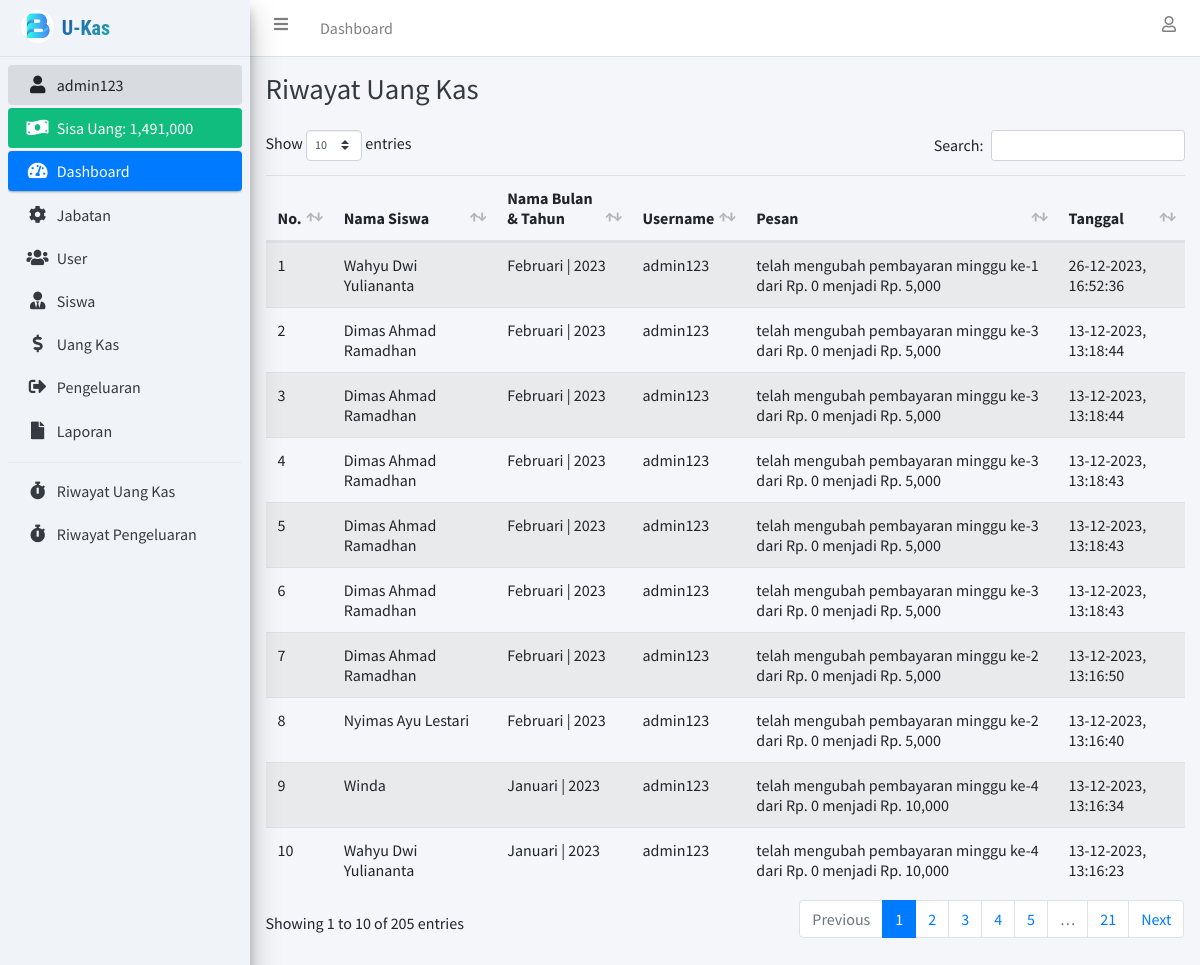
The page /riwayat.php (signed in) on the database its author committed.
### tables this page shows
CREATE TABLE `user` (
  `id_user` int(11) NOT NULL,
  `nama_lengkap` varchar(100) NOT NULL,
  `username` varchar(100) NOT NULL,
  `password` varchar(255) NOT NULL,
  `id_jabatan` int(11) NOT NULL,
  `jenis_kelamin` enum('laki-laki','perempuan') NOT NULL,
  `no_hp` varchar(15) NOT NULL,
  `asal` varchar(150) NOT NULL,
  `photo` longblob NOT NULL
);

CREATE TABLE `riwayat` (
  `id_riwayat` int(11) NOT NULL,
  `id_user` int(11) NOT NULL,
  `id_uang_kas` int(11) NOT NULL,
  `aksi` text NOT NULL,
  `tanggal` int(11) NOT NULL
);

CREATE TABLE `siswa` (
  `id_siswa` int(11) NOT NULL,
  `nama_siswa` varchar(100) NOT NULL,
  `jenis_kelamin` enum('pria','wanita') NOT NULL,
  `no_telepon` varchar(25) NOT NULL,
  `email` varchar(255) NOT NULL
);

CREATE TABLE `bulan_pembayaran` (
  `id_bulan_pembayaran` int(11) NOT NULL,
  `nama_bulan` enum('januari','februari','maret','april','mei','juni','juli','agustus','september','oktober','november','desember') NOT NULL,
  `tahun` int(4) NOT NULL,
  `pembayaran_perminggu` int(11) NOT NULL
);

### connection.php (called while the page is built, shortened)
<?php
	$host		= "localhost";
	$username	= "root";
	$password	= "";
	$database	= "uang_kas";
	$conn 		= mysqli_connect($host, $username, $password, $database);
if (isset($_SESSION['id_user'])) {
	function dataUser() {
		global $conn;
		$id_user = $_SESSION['id_user'];
		return mysqli_fetch_assoc(mysqli_query($conn, "SELECT * FROM user INNER JOIN jabatan ON user.id_jabatan = jabatan.id_jabatan WHERE id_user = '$id_user'"));
	}
}

### riwayat.php (the view, shortened to what this page needs)
<?php
  require 'connection.php';
  $riwayat = mysqli_query($conn, "SELECT * FROM riwayat INNER JOIN user ON riwayat.id_user = user.id_user INNER JOIN uang_kas ON riwayat.id_uang_kas = uang_kas.id_uang_kas INNER JOIN siswa ON uang_kas.id_siswa = siswa.id_siswa INNER JOIN bulan_pembayaran ON uang_kas.id_bulan_pembayaran = bulan_pembayaran.id_bulan_pembayaran ORDER BY tanggal DESC");
?>
<!DOCTYPE html>
<html>
<head>
  <?php include 'include/css.php'; ?>
  <link rel="stylesheet" href="assets/fonts/material-icon/css/material-design-iconic-font.min.css">
</head>
<body class="hold-transition sidebar-mini layout-fixed">
<div class="wrapper">
  <?php include 'include/navbar.php'; ?>
  <?php include 'include/sidebar.php'; ?>
  <div class="content-wrapper">
    <div class="content-header">
      <div class="container-fluid">
        <div class="row mb-2">
          <div class="col-sm">
            <h1 class="m-0 text-dark">Riwayat Uang Kas</h1>
          </div>
        </div>
      </div>
    </div>
    <section class="content">
      <div class="container-fluid">
        <div class="table-responsive">
          <table class="table table-striped table-hover" id="table_id">
            <thead>
              <tr>
                <th>No.</th>
                <th>Nama Siswa</th>
                <th>Nama Bulan & Tahun</th>
                <th>Username</th>
                <th>Pesan</th>
                <th>Tanggal</th>
              </tr>
            </thead>
            <tbody>
              <?php $i = 1; ?>
              <?php foreach ($riwayat as $dr): ?>
                <tr>
                  <td><?= $i++; ?></td>
                  <td><?= ucwords($dr['nama_siswa']); ?></td>
                  <td><?= ucwords($dr['nama_bulan']); ?> | <?= $dr['tahun']; ?></td>
                  <td><?= $dr['username']; ?></td>
                  <td><?= $dr['aksi']; ?></td>
                  <td><?= date('d-m-Y, H:i:s', $dr['tanggal']); ?></td>
                </tr>
              <?php endforeach ?>
            </tbody>
          </table>
        </div>
      </div>
    </section>
  </div>
  <?php include 'include/footer.php';?>
</div>
</body>
</html>

### include/sidebar.php
<?php
  $dataUser = dataUser();
  $jml_pengeluaran = mysqli_fetch_assoc(mysqli_query($conn, "SELECT sum(jumlah_pengeluaran) as jml_pengeluaran FROM pengeluaran"));
  $jml_pengeluaran = $jml_pengeluaran['jml_pengeluaran'];
  $jml_uang_kas = mysqli_fetch_assoc(mysqli_query($conn, "SELECT sum(minggu_ke_1 + minggu_ke_2 + minggu_ke_3 + minggu_ke_4) as jml_uang_kas FROM uang_kas"));
  $jml_uang_kas = $jml_uang_kas['jml_uang_kas'];
?>
<aside class="main-sidebar sidebar-light-primary elevation-4" style="background-color: #f0f4f8;">
  <a href="index.php" class="brand-link">
    <img src="assets/img/img_properties/briliant.png" alt="AdminLTE Logo" class="brand-image" style="opacity: .8">
    <span class="brand-text " style="
  @import url('https://fonts.googleapis.com/css2?family=Open+Sans:wght@800Quicksand:wght@700&family=Roboto+Condensed:wght@800&display=swap');
  font-family: 'Roboto Condensed', sans-serif; font-weight:800; font-style: 25px; background: linear-gradient(-45deg, rgb(30, 166, 178) 0%, rgb(33, 88, 166) 100%);
    -webkit-background-clip: text;
    -webkit-text-fill-color: transparent;">U-Kas</span>
  </a>
  <div class="sidebar" >
    <nav class="mt-2">
      <ul class="nav nav-pills nav-sidebar flex-column" data-widget="treeview" role="menu" data-accordion="false">
        <li class="nav-item has-treeview menu-open">
          <a href="profile.php" class="nav-link"><i class="nav-icon fas fa-fw fa-user"></i> <p><?= $dataUser['username']; ?></p></a>
        </li>
        <li class="nav-item">
          <div class=" nav-link text-white" style="background-color: #11bd7e;">
            <i class="nav-icon fas fa-money-bill-wave"></i>
            <p>
              Sisa Uang: <?= number_format($jml_uang_kas - $jml_pengeluaran); ?>
            </p>
          </div>
        </li>
        <li class="nav-item has-treeview menu-open" >
          <a href="index.php" class="nav-link active" >
            <i class="nav-icon fas fa-tachometer-alt"></i>
            <p>
              Dashboard
            </p>
          </a>
        </li>
        <?php if ($dataUser['id_jabatan'] == '1'): ?>
          <li class="nav-item">
            <a href="jabatan.php" class="nav-link">
              <i class="nav-icon fas fa-cog"></i>
              <p>
                Jabatan
              </p>
            </a>
          </li>
          <li class="nav-item">
            <a href="user.php" class="nav-link">
              <i class="nav-icon fas fa-users"></i>
              <p>
                User
              </p>
            </a>
          </li>
        <?php endif ?>
        <li class="nav-item">
          <a href="siswa.php" class="nav-link">
            <i class="fas fa-user-tie nav-icon"></i>
            <p>Siswa</p>
          </a>
        </li>
        <li class="nav-item">
          <a href="uang_kas.php" class="nav-link">
            <i class="fas fa-dollar-sign nav-icon"></i>
            <p>Uang Kas</p>
          </a>
        </li>
        <li class="nav-item">
          <a href="pengeluaran.php" class="nav-link">
            <i class="fas fa-sign-out-alt nav-icon"></i>
            <p>Pengeluaran</p>
          </a>
        </li>
        <li class="nav-item">
          <a href="laporan.php" class="nav-link">
            <i class="fas fa-file nav-icon"></i>
            <p>Laporan</p>
          </a>
        </li>
        <div class="dropdown-divider"></div>
        <li class="nav-item">
          <a href="riwayat.php" class="nav-link">
            <i class="fas fa-stopwatch nav-icon"></i>
            <p>Riwayat Uang Kas</p>
          </a>
        </li>
        <li class="nav-item">
          <a href="riwayat_pengeluaran.php" class="nav-link">
            <i class="fas fa-stopwatch nav-icon"></i>
            <p>Riwayat Pengeluaran</p>
          </a>
        </li>
      </ul>
    </nav>
  </div>
</aside>

### rows shown on the page
user: username "admin123"
riwayat: siswa.nama_siswa "Wahyu Dwi Yuliananta", bulan_pembayaran.nama_bulan "Februari", bulan_pembayaran.tahun "2023", id_user.username "admin123", aksi "telah mengubah pembayaran minggu ke-1 dari Rp. 0 menjadi Rp. 5,000", tanggal "26-12-2023, 16:52:36"
riwayat: siswa.nama_siswa "Dimas Ahmad Ramadhan", bulan_pembayaran.nama_bulan "Februari", bulan_pembayaran.tahun "2023", id_user.username "admin123", aksi "telah mengubah pembayaran minggu ke-3 dari Rp. 0 menjadi Rp. 5,000", tanggal "13-12-2023, 13:18:44"
riwayat: siswa.nama_siswa "Dimas Ahmad Ramadhan", bulan_pembayaran.nama_bulan "Februari", bulan_pembayaran.tahun "2023", id_user.username "admin123", aksi "telah mengubah pembayaran minggu ke-3 dari Rp. 0 menjadi Rp. 5,000", tanggal "13-12-2023, 13:18:44"
riwayat: siswa.nama_siswa "Dimas Ahmad Ramadhan", bulan_pembayaran.nama_bulan "Februari", bulan_pembayaran.tahun "2023", id_user.username "admin123", aksi "telah mengubah pembayaran minggu ke-3 dari Rp. 0 menjadi Rp. 5,000", tanggal "13-12-2023, 13:18:43"
riwayat: siswa.nama_siswa "Dimas Ahmad Ramadhan", bulan_pembayaran.nama_bulan "Februari", bulan_pembayaran.tahun "2023", id_user.username "admin123", aksi "telah mengubah pembayaran minggu ke-3 dari Rp. 0 menjadi Rp. 5,000", tanggal "13-12-2023, 13:18:43"
riwayat: siswa.nama_siswa "Dimas Ahmad Ramadhan", bulan_pembayaran.nama_bulan "Februari", bulan_pembayaran.tahun "2023", id_user.username "admin123", aksi "telah mengubah pembayaran minggu ke-3 dari Rp. 0 menjadi Rp. 5,000", tanggal "13-12-2023, 13:18:43"
riwayat: siswa.nama_siswa "Dimas Ahmad Ramadhan", bulan_pembayaran.nama_bulan "Februari", bulan_pembayaran.tahun "2023", id_user.username "admin123", aksi "telah mengubah pembayaran minggu ke-2 dari Rp. 0 menjadi Rp. 5,000", tanggal "13-12-2023, 13:16:50"
riwayat: siswa.nama_siswa "Nyimas Ayu Lestari", bulan_pembayaran.nama_bulan "Februari", bulan_pembayaran.tahun "2023", id_user.username "admin123", aksi "telah mengubah pembayaran minggu ke-2 dari Rp. 0 menjadi Rp. 5,000", tanggal "13-12-2023, 13:16:40"
riwayat: siswa.nama_siswa "Winda", bulan_pembayaran.nama_bulan "Januari", bulan_pembayaran.tahun "2023", id_user.username "admin123", aksi "telah mengubah pembayaran minggu ke-4 dari Rp. 0 menjadi Rp. 10,000", tanggal "13-12-2023, 13:16:34"
riwayat: siswa.nama_siswa "Wahyu Dwi Yuliananta", bulan_pembayaran.nama_bulan "Januari", bulan_pembayaran.tahun "2023", id_user.username "admin123", aksi "telah mengubah pembayaran minggu ke-4 dari Rp. 0 menjadi Rp. 10,000", tanggal "13-12-2023, 13:16:23"

### other values the page prints
$jml_uang_kas - $jml_pengeluaran "1,491,000"
